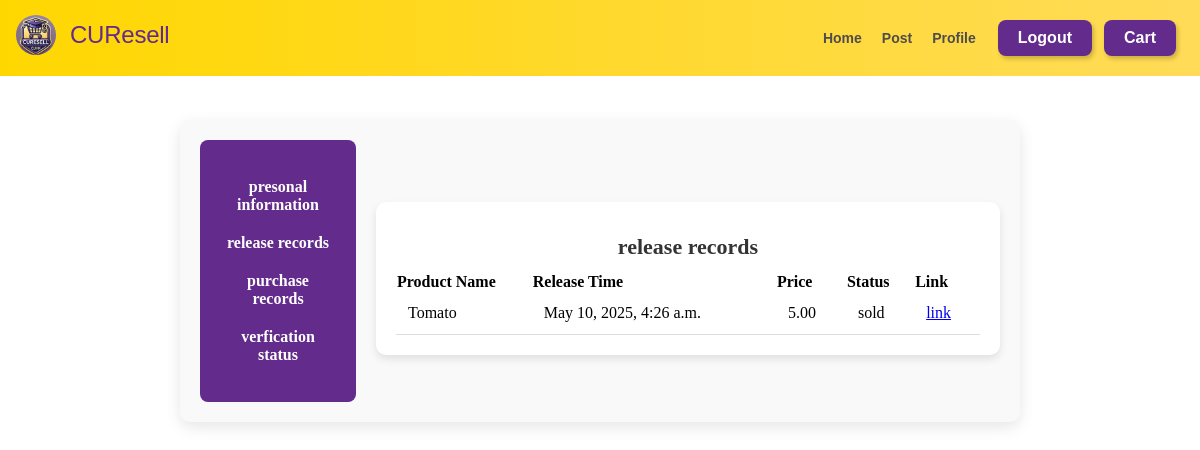
Before: /release_records/ (signed in) with the older database file.
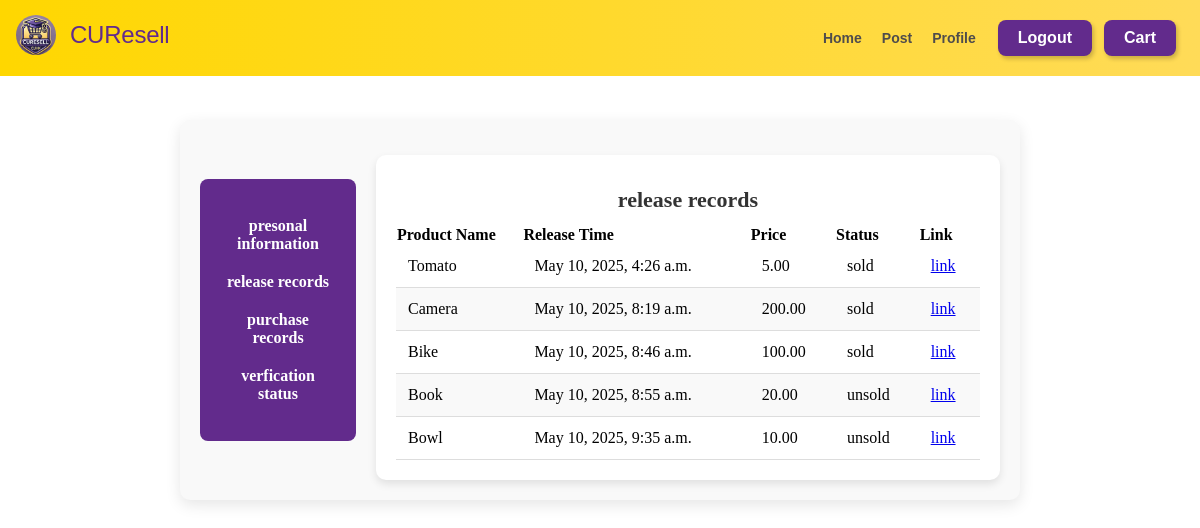
After: the same page with the newer database file.
### product/models.py (models this page shows, shortened)
class ProductInfo(models.Model):
    title = models.CharField(max_length=20)
    description = models.CharField(max_length=2000)
    picture = models.ImageField(upload_to='product')
    price = models.DecimalField(max_digits=10,decimal_places=2)
    posted_at = models.DateTimeField((u"Conversation Time"),  auto_now_add=True)
    isSold = models.BooleanField(default=False)
    seller = models.ForeignKey(UserInfo, on_delete=models.CASCADE, default='')
    product = ProdInfoManager()

### user/views.py (the view)
# urls.py: url(r'^release_records/$',views.release_records, name='release_records'),
def release_records(request):
    username = request.session.get('username')
    userinfo = UserInfo.objects.filter(username=username).first()
    if userinfo == None:
        context = { 'error_msg': 'please login first'}
        return render(request, 'release_records.html', context)
    else:
        all_products = ProductInfo.product.get_all()
        user_products=[]
        for product in all_products:
            if product.seller==userinfo:
                user_products.append(product)
        content={'products': user_products}
        return render(request, 'release_records.html', content)

### product/models.py (called while the page is built)
    def get_all(self):
        return super(ProdInfoManager, self).get_queryset()

### templates/release_records.html (shortened to what this page needs)
<!DOCTYPE html>
<html lang="en">
<head>
  <link rel="stylesheet" href="/static/css/post_prod.css">
  <link rel="stylesheet" href="/static/css/nav_bar.css">
  <link rel="stylesheet" href="/static/css/profile.css">
</head>
<body>
  {% include 'nav_bar.html' %}
    <div class="list">
      <div class="list_nav ">
          <ul class="list-group">
              <li class="list-group-item"><a onclick="goToProfile()">presonal information</a></li>
              <li class="list-group-item"><a onclick="goToReleaseRecords()">release records</a></li>
              <li class="list-group-item"><a onclick="goToPurchaseRecords()">purchase records</a></li>
              <li class="list-group-item"><a href="/send_code">verfication status</a></li>
          </ul>
      </div>
      <div class="list_body">
          <table class="table">
              <caption class="text-center">release records</caption>
                <thead>
                    <tr>
                        <th scope="col">Product Name</th>
                        <th scope="col">Release Time</th>
                        <th scope="col">Price</th>
                        <th scope="col">Status</th>
                        <th scope="col">Link</th>
                  <tbody>
                    {% for product in products %}
                    <tr>
                        <td>{{ product.title }}</td>
                        <td>{{ product.posted_at }}</td>
                        <td>{{ product.price }}</td>
                        {% if product.isSold %}
                          <td>sold</td>
                        {% else %}
                          <td>unsold</td>
                        {% endif %}
                        <td><a href="/detail/?title={{ product.title }}">link</a></td>
                    </tr>
                    {% endfor %}
                  </tbody>
              </table>
      </div>
  </div>
</body>
</html>

Changed rows visible on the page:
added ProductInfo: title "Camera", posted_at "May 10, 2025, 8:19 a.m.", price "200.00", isSold "sold"
added ProductInfo: title "Bike", posted_at "May 10, 2025, 8:46 a.m.", price "100.00", isSold "sold"
added ProductInfo: title "Book", posted_at "May 10, 2025, 8:55 a.m.", price "20.00", isSold "unsold"
added ProductInfo: title "Bowl", posted_at "May 10, 2025, 9:35 a.m.", price "10.00", isSold "unsold"
